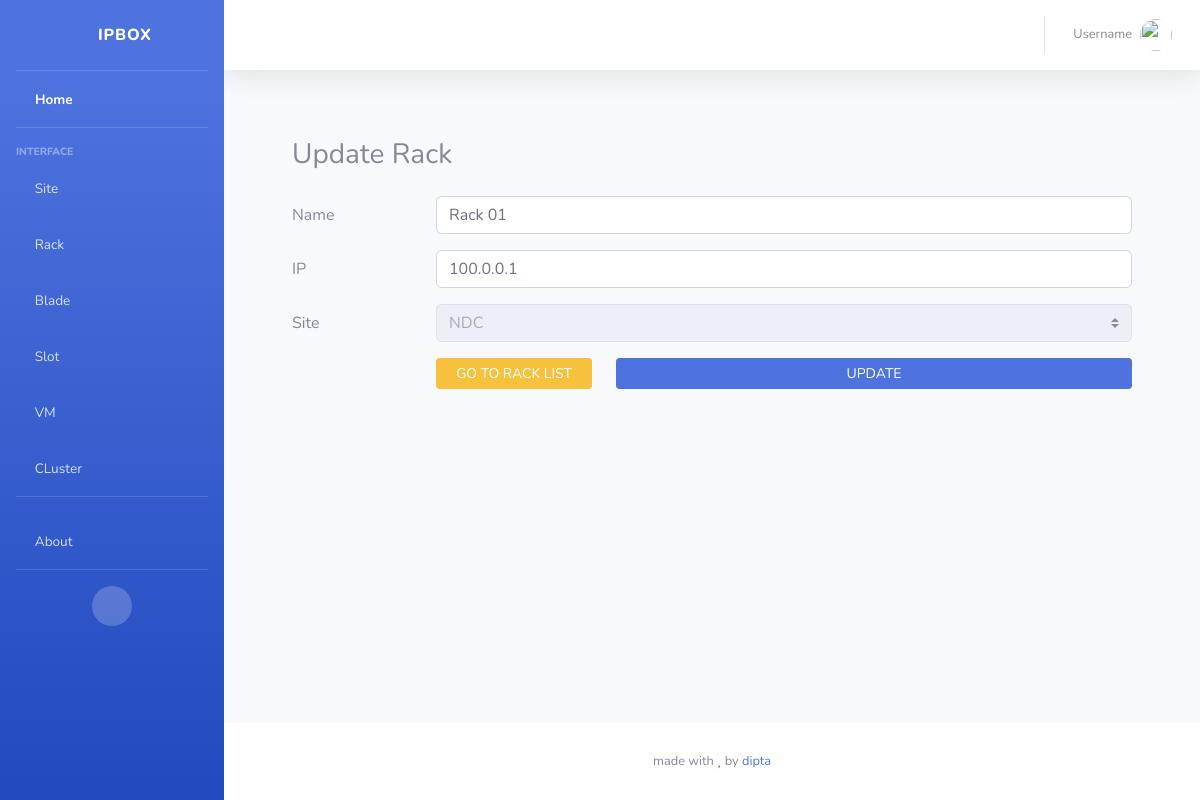
The app's page /racks/update/1 with its own data.
### rackapp/models.py (models this page shows, shortened)
class Rack(models.Model):
  name  = models.CharField(max_length=128)
  ip    = models.GenericIPAddressField()
  site  = models.ForeignKey(Site, related_name="racks", on_delete=models.CASCADE)
  class Meta:
    verbose_name_plural = "Racks"

### siteapp/models.py (models this page shows, shortened)
class Site(models.Model):
  name = models.CharField(max_length=128)
  class Meta:
    verbose_name_plural = "Sites"

### rackapp/views.py (the view, shortened to what this page needs)
# urls.py: path('update/<id>', views.rackUpdate, name='rack_update'),
def rackUpdate(request, id):
  rack = Rack.objects.get(pk=id)
  context = {
    'rack': rack,
    'sites': Site.objects.all()
  }
  return render(request, 'rackapp/rack_update.html', context=context)

### rackapp/templates/rackapp/rack_update.html (shortened to what this page needs)
{% extends 'sbadmin/base.html' %} {% load static %} {% block content %}
<div class="card-body">
  <div class="container my-4">
    <h3 class="my-4">Update Rack</h3>
    <form method="POST" action="{% url 'rackapp:rack_update' rack.id %}">
      <div class="form-group row">
        <label for="rackname" class="col-sm-2 col-form-label">Name</label>
        <div class="col">
          <input
            type="text"
            class="form-control"
            value="{{ rack.name }}"
            id="rackname"
            name="rackname"
            required
          />
        </div>
      </div>
      <div class="form-group row">
        <label for="rackip" class="col-sm-2 col-form-label">IP</label>
        <div class="col">
          <input
            type="text"
            class="form-control"
            value="{{ rack.ip }}"
            id="rackip"
            name="rackip"
            required
          />
        </div>
      </div>
      <div class="form-group row">
        <label for="site" class="col-sm-2 col-form-label">Site</label>
        <div class="col">
          <select class="custom-select" id="site" name="site" disabled required>
            {% for site in sites %}
              <option value="{{ site.id }}" {% if rack.site.id == site.id %} selected {% endif %}>{{ site.name }}</option>
            {% endfor %}
          </select>
        </div>
      </div>
      <div class="form-group row">
        <div class="col-sm-2"></div>
        <div class="col">
          <div class="row">
            <div class="col-3">
              <a href="{% url 'rackapp:racks' %}" class="btn btn-warning btn-sm btn-block"
                >GO TO RACK LIST</a
              >
            </div>
            <div class="col">
              <button type="submit" class="btn btn-primary btn-sm btn-block">
                UPDATE
              </button>
            </div>
          </div>
        </div>
      </div>
    </form>
  </div>
</div>
{% endblock content %}

### records on screen
Rack: rackname "Rack 01", rackip "100.0.0.1", site "NDC"
